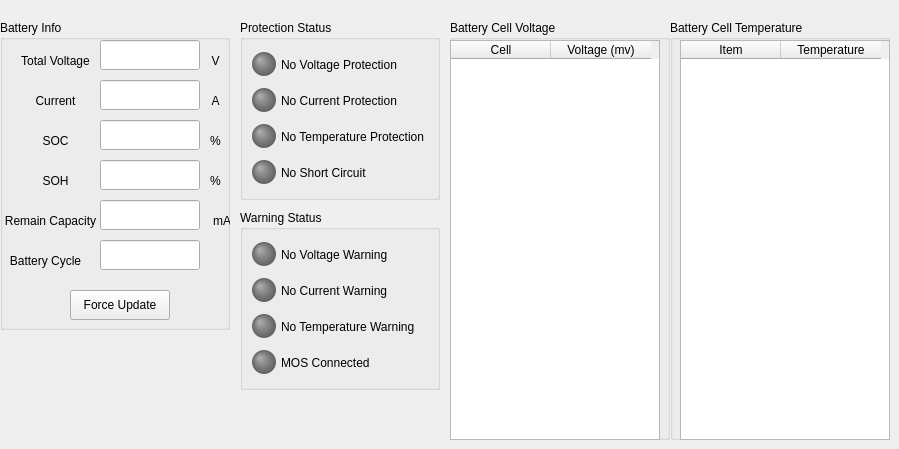
      <widget class="QWidget" name="page_monitor">
       <widget class="QGroupBox" name="groupBox_2">
        <property name="geometry">
         <rect>
          <x>0</x>
          <y>20</y>
          <width>230</width>
          <height>310</height>
         </rect>
        </property>
        <property name="title">
         <string>Battery Info</string>
        </property>
        <widget class="QLabel" name="label_18">
         <property name="geometry">
          <rect>
           <x>20</x>
           <y>30</y>
           <width>71</width>
           <height>21</height>
          </rect>
         </property>
         <property name="text">
          <string>Total Voltage</string>
         </property>
         <property name="alignment">
          <set>Qt::AlignmentFlag::AlignCenter</set>
         </property>
        </widget>
        <widget class="QLabel" name="label_19">
         <property name="geometry">
          <rect>
           <x>200</x>
           <y>30</y>
           <width>31</width>
           <height>21</height>
          </rect>
         </property>
         <property name="text">
          <string>V</string>
         </property>
         <property name="alignment">
          <set>Qt::AlignmentFlag::AlignCenter</set>
         </property>
        </widget>
        <widget class="QLabel" name="label_20">
         <property name="geometry">
          <rect>
           <x>20</x>
           <y>70</y>
           <width>71</width>
           <height>21</height>
          </rect>
         </property>
         <property name="text">
          <string>Current</string>
         </property>
         <property name="alignment">
          <set>Qt::AlignmentFlag::AlignCenter</set>
         </property>
        </widget>
        <widget class="QLabel" name="label_21">
         <property name="geometry">
          <rect>
           <x>200</x>
           <y>70</y>
           <width>31</width>
           <height>21</height>
          </rect>
         </property>
         <property name="text">
          <string>A</string>
         </property>
         <property name="alignment">
          <set>Qt::AlignmentFlag::AlignCenter</set>
         </property>
        </widget>
        <widget class="QLabel" name="label_22">
         <property name="geometry">
          <rect>
           <x>20</x>
           <y>110</y>
           <width>71</width>
           <height>21</height>
          </rect>
         </property>
         <property name="text">
          <string>SOC</string>
         </property>
         <property name="alignment">
          <set>Qt::AlignmentFlag::AlignCenter</set>
         </property>
        </widget>
        <widget class="QLabel" name="label_23">
         <property name="geometry">
          <rect>
           <x>200</x>
           <y>110</y>
           <width>31</width>
           <height>21</height>
          </rect>
         </property>
         <property name="text">
          <string>%</string>
         </property>
         <property name="alignment">
          <set>Qt::AlignmentFlag::AlignCenter</set>
         </property>
        </widget>
        <widget class="QLabel" name="label_24">
         <property name="geometry">
          <rect>
           <x>200</x>
           <y>150</y>
           <width>31</width>
           <height>21</height>
          </rect>
         </property>
         <property name="text">
          <string>%</string>
         </property>
         <property name="alignment">
          <set>Qt::AlignmentFlag::AlignCenter</set>
         </property>
        </widget>
        <widget class="QLabel" name="label_25">
         <property name="geometry">
          <rect>
           <x>20</x>
           <y>150</y>
           <width>71</width>
           <height>21</height>
          </rect>
         </property>
         <property name="text">
          <string>SOH</string>
         </property>
         <property name="alignment">
          <set>Qt::AlignmentFlag::AlignCenter</set>
         </property>
        </widget>
        <widget class="QLabel" name="label_27">
         <property name="geometry">
          <rect>
           <x>10</x>
           <y>230</y>
           <width>71</width>
           <height>21</height>
          </rect>
         </property>
         <property name="text">
          <string>Battery Cycle</string>
         </property>
         <property name="alignment">
          <set>Qt::AlignmentFlag::AlignCenter</set>
         </property>
        </widget>
        <widget class="QLineEdit" name="lineEditSOC">
         <property name="geometry">
          <rect>
           <x>100</x>
           <y>100</y>
           <width>100</width>
           <height>30</height>
          </rect>
         </property>
        </widget>
        <widget class="QLineEdit" name="lineEditSOH">
         <property name="geometry">
          <rect>
           <x>100</x>
           <y>140</y>
           <width>100</width>
           <height>30</height>
          </rect>
         </property>
        </widget>
        <widget class="QLabel" name="label_26">
         <property name="geometry">
          <rect>
           <x>0</x>
           <y>190</y>
           <width>101</width>
           <height>21</height>
          </rect>
         </property>
         <property name="text">
          <string>Remain Capacity</string>
         </property>
         <property name="alignment">
          <set>Qt::AlignmentFlag::AlignCenter</set>
         </property>
        </widget>
        <widget class="QLabel" name="label_28">
         <property name="geometry">
          <rect>
           <x>210</x>
           <y>190</y>
           <width>31</width>
           <height>21</height>
          </rect>
         </property>
         <property name="text">
          <string>mAh</string>
         </property>
         <property name="alignment">
          <set>Qt::AlignmentFlag::AlignCenter</set>
         </property>
        </widget>
        <widget class="QLineEdit" name="lineEditCycle">
         <property name="geometry">
          <rect>
           <x>100</x>
           <y>220</y>
           <width>100</width>
           <height>30</height>
          </rect>
         </property>
        </widget>
        <widget class="QLineEdit" name="lineEditRemainCapacity">
         <property name="geometry">
          <rect>
           <x>100</x>
           <y>180</y>
           <width>100</width>
           <height>30</height>
          </rect>
         </property>
        </widget>
        <widget class="QLineEdit" name="lineEditCurrent">
         <property name="geometry">
          <rect>
           <x>100</x>
           <y>60</y>
           <width>100</width>
           <height>30</height>
          </rect>
         </property>
        </widget>
        <widget class="QLineEdit" name="lineEditTotalVoltage">
         <property name="geometry">
          <rect>
           <x>100</x>
           <y>20</y>
           <width>100</width>
           <height>30</height>
          </rect>
         </property>
        </widget>
        <widget class="QPushButton" name="btnForceUpdate">
         <property name="geometry">
          <rect>
           <x>70</x>
           <y>270</y>
           <width>100</width>
           <height>30</height>
          </rect>
         </property>
         <property name="text">
          <string>Force Update</string>
         </property>
        </widget>
       </widget>
       <widget class="QGroupBox" name="groupBox_3">
        <property name="geometry">
         <rect>
          <x>450</x>
          <y>20</y>
          <width>220</width>
          <height>420</height>
         </rect>
        </property>
        <property name="title">
         <string>Battery Cell Voltage</string>
        </property>
        <widget class="QTableWidget" name="tableCellVoltage">
         <property name="geometry">
          <rect>
           <x>0</x>
           <y>20</y>
           <width>210</width>
           <height>400</height>
          </rect>
         </property>
         <column>
          <property name="text">
           <string>Cell</string>
          </property>
         </column>
         <column>
          <property name="text">
           <string>Voltage (mv)</string>
          </property>
         </column>
        </widget>
       </widget>
       <widget class="QGroupBox" name="groupBox_4">
        <property name="geometry">
         <rect>
          <x>670</x>
          <y>20</y>
          <width>220</width>
          <height>420</height>
         </rect>
        </property>
        <property name="title">
         <string>Battery Cell Temperature</string>
        </property>
        <widget class="QTableWidget" name="tableCellTemperature">
         <property name="geometry">
          <rect>
           <x>10</x>
           <y>20</y>
           <width>210</width>
           <height>400</height>
          </rect>
         </property>
         <column>
          <property name="text">
           <string>Item</string>
          </property>
         </column>
         <column>
          <property name="text">
           <string>Temperature</string>
          </property>
         </column>
        </widget>
       </widget>
       <widget class="QGroupBox" name="groupBoxProtect">
        <property name="geometry">
         <rect>
          <x>240</x>
          <y>20</y>
          <width>200</width>
          <height>180</height>
         </rect>
        </property>
        <property name="title">
         <string>Protection Status</string>
        </property>
        <layout class="QVBoxLayout" name="verticalLayout_Protect">
         <property name="spacing">
          <number>5</number>
         </property>
         <item>
          <layout class="QHBoxLayout" name="hLayout_P1">
           <item>
            <widget class="QLabel" name="led_ProtectVolt">
             <property name="minimumSize">
              <size>
               <width>24</width>
               <height>24</height>
              </size>
             </property>
             <property name="maximumSize">
              <size>
               <width>24</width>
               <height>24</height>
              </size>
             </property>
             <property name="styleSheet">
              <string>background-color: qradialgradient(cx:0.5, cy:0.5, radius:0.5, fx:0.3, fy:0.3, stop:0 #B0B0B0, stop:1 #606060); border-radius: 12px;</string>
             </property>
             <property name="locale">
              <locale language="English" country="UnitedStates"/>
             </property>
            </widget>
           </item>
           <item>
            <widget class="QLabel" name="lbl_ProtectVolt">
             <property name="text">
              <string>No Voltage Protection</string>
             </property>
            </widget>
           </item>
          </layout>
         </item>
         <item>
          <layout class="QHBoxLayout" name="hLayout_P2">
           <item>
            <widget class="QLabel" name="led_ProtectCurr">
             <property name="minimumSize">
              <size>
               <width>24</width>
               <height>24</height>
              </size>
             </property>
             <property name="maximumSize">
              <size>
               <width>24</width>
               <height>24</height>
              </size>
             </property>
             <property name="styleSheet">
              <string>background-color: qradialgradient(cx:0.5, cy:0.5, radius:0.5, fx:0.3, fy:0.3, stop:0 #B0B0B0, stop:1 #606060); border-radius: 12px;</string>
             </property>
            </widget>
           </item>
           <item>
            <widget class="QLabel" name="lbl_ProtectCurr">
             <property name="text">
              <string>No Current Protection</string>
             </property>
            </widget>
           </item>
          </layout>
         </item>
         <item>
          <layout class="QHBoxLayout" name="hLayout_P3">
           <item>
            <widget class="QLabel" name="led_ProtectTemp">
             <property name="minimumSize">
              <size>
               <width>24</width>
               <height>24</height>
              </size>
             </property>
             <property name="maximumSize">
              <size>
               <width>24</width>
               <height>24</height>
              </size>
             </property>
             <property name="styleSheet">
              <string>background-color: qradialgradient(cx:0.5, cy:0.5, radius:0.5, fx:0.3, fy:0.3, stop:0 #B0B0B0, stop:1 #606060); border-radius: 12px;</string>
             </property>
            </widget>
           </item>
           <item>
            <widget class="QLabel" name="lbl_ProtectTemp">
             <property name="text">
              <string>No Temperature Protection</string>
             </property>
            </widget>
           </item>
          </layout>
         </item>
         <item>
          <layout class="QHBoxLayout" name="hLayout_P4">
           <item>
            <widget class="QLabel" name="led_ProtectShort">
             <property name="minimumSize">
              <size>
               <width>24</width>
               <height>24</height>
              </size>
             </property>
             <property name="maximumSize">
              <size>
               <width>24</width>
               <height>24</height>
              </size>
             </property>
             <property name="styleSheet">
              <string>background-color: qradialgradient(cx:0.5, cy:0.5, radius:0.5, fx:0.3, fy:0.3, stop:0 #B0B0B0, stop:1 #606060); border-radius: 12px;</string>
             </property>
            </widget>
           </item>
           <item>
            <widget class="QLabel" name="lbl_ProtectShort">
             <property name="text">
              <string>No Short Circuit</string>
             </property>
            </widget>
           </item>
          </layout>
         </item>
        </layout>
       </widget>
       <widget class="QGroupBox" name="groupBoxWarning">
        <property name="geometry">
         <rect>
          <x>240</x>
          <y>210</y>
          <width>200</width>
          <height>180</height>
         </rect>
        </property>
        <property name="title">
         <string>Warning Status</string>
        </property>
        <layout class="QVBoxLayout" name="verticalLayout_Warning">
         <property name="spacing">
          <number>5</number>
         </property>
         <item>
          <layout class="QHBoxLayout" name="hLayout_P5">
           <item>
            <widget class="QLabel" name="led_WarningVolt">
             <property name="minimumSize">
              <size>
               <width>24</width>
               <height>24</height>
              </size>
             </property>
             <property name="maximumSize">
              <size>
               <width>24</width>
               <height>24</height>
              </size>
             </property>
             <property name="styleSheet">
              <string>background-color: qradialgradient(cx:0.5, cy:0.5, radius:0.5, fx:0.3, fy:0.3, stop:0 #B0B0B0, stop:1 #606060); border-radius: 12px;</string>
             </property>
             <property name="locale">
              <locale language="English" country="UnitedStates"/>
             </property>
            </widget>
           </item>
           <item>
            <widget class="QLabel" name="lbl_WarningVolt">
             <property name="text">
              <string>No Voltage Warning</string>
             </property>
            </widget>
           </item>
          </layout>
         </item>
         <item>
          <layout class="QHBoxLayout" name="hLayout_P6">
           <item>
            <widget class="QLabel" name="led_WarningCurr">
             <property name="minimumSize">
              <size>
               <width>24</width>
               <height>24</height>
              </size>
             </property>
             <property name="maximumSize">
              <size>
               <width>24</width>
               <height>24</height>
              </size>
             </property>
             <property name="styleSheet">
              <string>background-color: qradialgradient(cx:0.5, cy:0.5, radius:0.5, fx:0.3, fy:0.3, stop:0 #B0B0B0, stop:1 #606060); border-radius: 12px;</string>
             </property>
            </widget>
           </item>
           <item>
            <widget class="QLabel" name="lbl_WarningCurr">
             <property name="text">
              <string>No Current Warning</string>
             </property>
            </widget>
           </item>
          </layout>
         </item>
         <item>
          <layout class="QHBoxLayout" name="hLayout_P7">
           <item>
            <widget class="QLabel" name="led_WarningTemp">
             <property name="minimumSize">
              <size>
               <width>24</width>
               <height>24</height>
              </size>
             </property>
             <property name="maximumSize">
              <size>
               <width>24</width>
               <height>24</height>
              </size>
             </property>
             <property name="styleSheet">
              <string>background-color: qradialgradient(cx:0.5, cy:0.5, radius:0.5, fx:0.3, fy:0.3, stop:0 #B0B0B0, stop:1 #606060); border-radius: 12px;</string>
             </property>
            </widget>
           </item>
           <item>
            <widget class="QLabel" name="lbl_WarningTemp">
             <property name="text">
              <string>No Temperature Warning</string>
             </property>
            </widget>
           </item>
          </layout>
         </item>
         <item>
          <layout class="QHBoxLayout" name="hLayout_P8">
           <item>
            <widget class="QLabel" name="led_WarningShort">
             <property name="minimumSize">
              <size>
               <width>24</width>
               <height>24</height>
              </size>
             </property>
             <property name="maximumSize">
              <size>
               <width>24</width>
               <height>24</height>
              </size>
             </property>
             <property name="styleSheet">
              <string>background-color: qradialgradient(cx:0.5, cy:0.5, radius:0.5, fx:0.3, fy:0.3, stop:0 #B0B0B0, stop:1 #606060); border-radius: 12px;</string>
             </property>
            </widget>
           </item>
           <item>
            <widget class="QLabel" name="lbl_WarningShort">
             <property name="text">
              <string>MOS Connected</string>
             </property>
            </widget>
           </item>
          </layout>
         </item>
        </layout>
       </widget>
      </widget>
